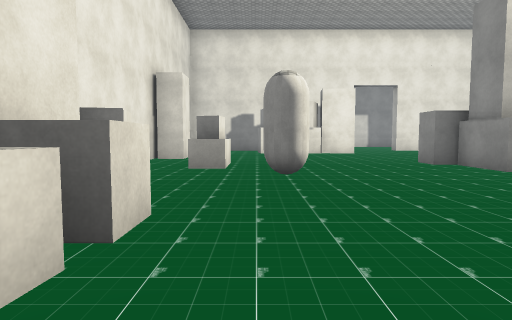
view 1 (above)

19 first-person views from a walk through a scene from a Unity 3-D project. The camera is 1.3 m above the floor, tilts 4° down and sees 75° across. Doors are open. The floor is counted in squares, 2 m on a side. Each view is taken from the middle of a square. On the plan, view 1 faces up. The plan holds only what a view shows up to about 10 squares ahead; the rest is blank. The place goes on beyond the plan. Some surface patterns are stand-ins.

view 2
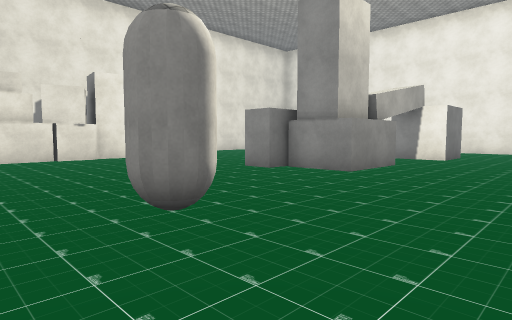

view 3
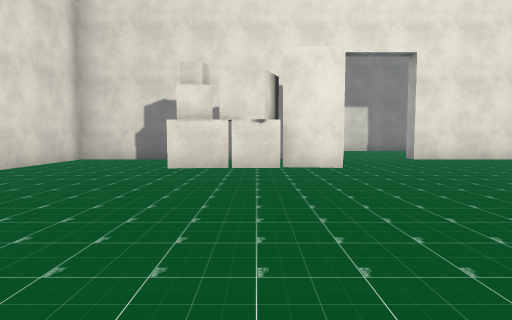

view 4
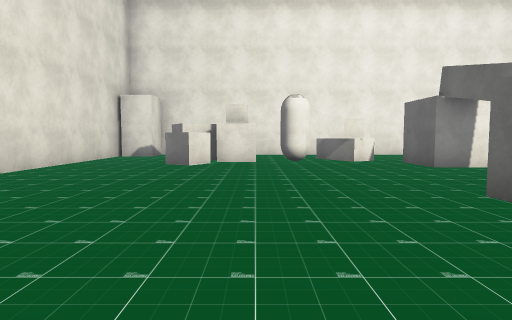

view 5
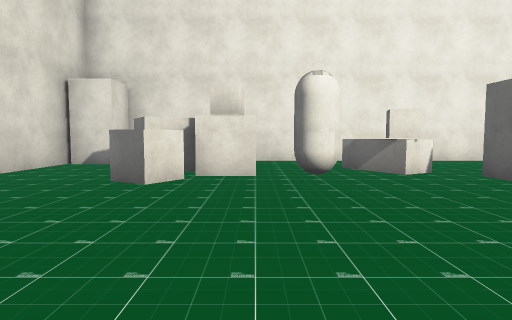

view 6
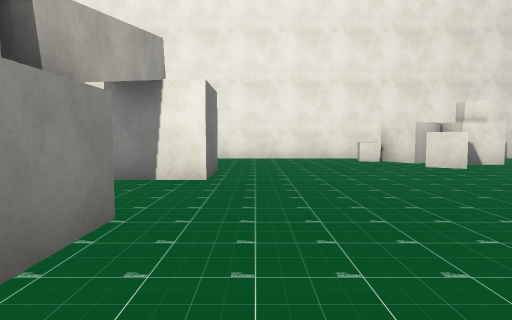

view 7
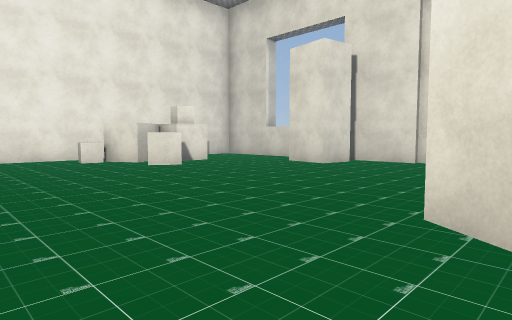

view 8
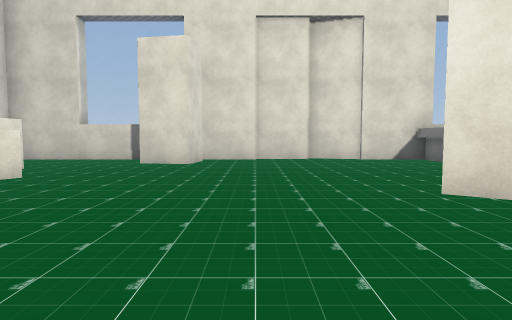

view 9
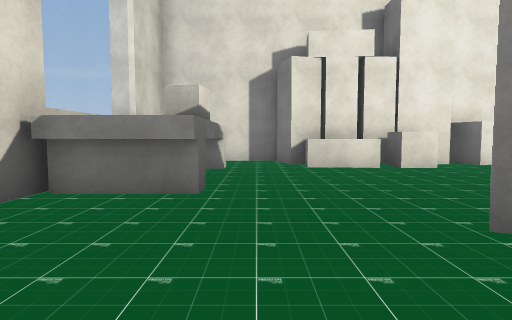

view 10
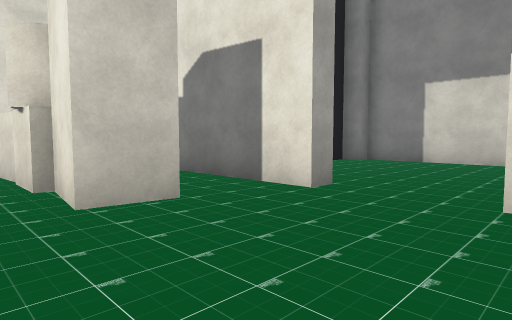

view 11
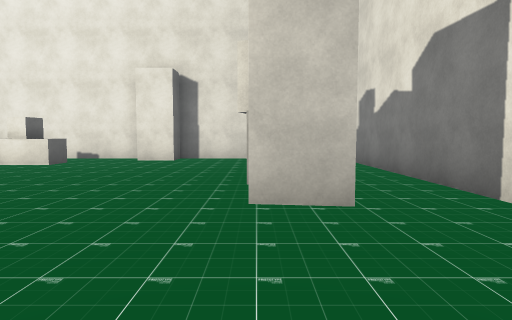

view 12
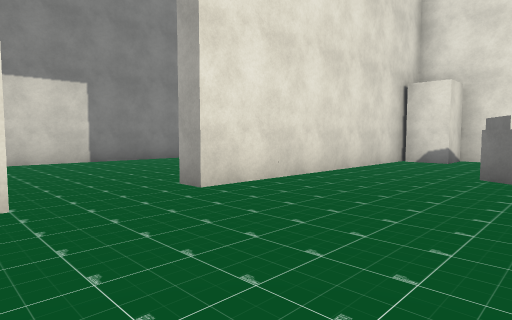

view 13
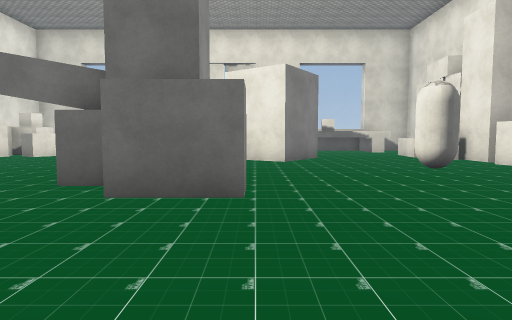

view 14
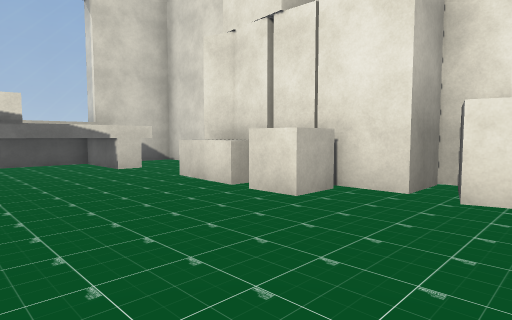

view 15
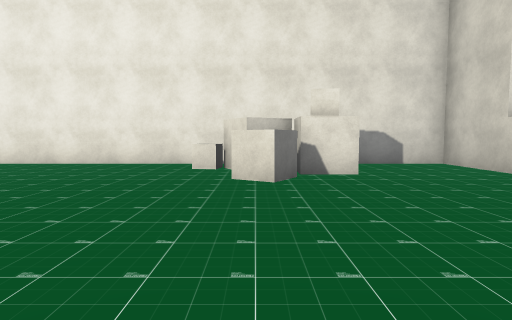

view 16
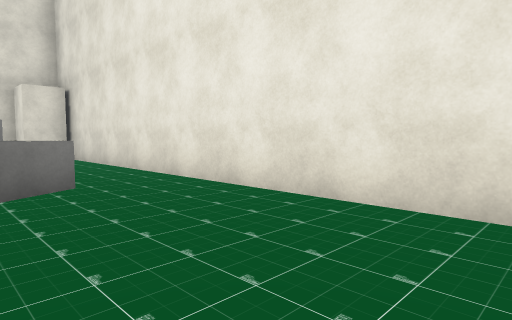

view 17
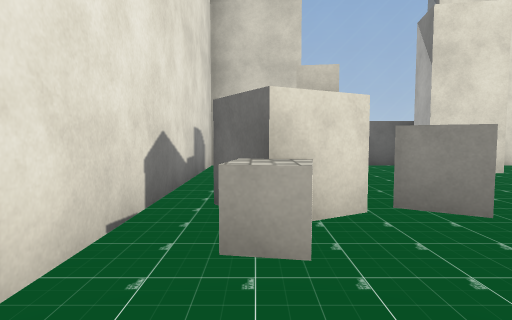

view 18
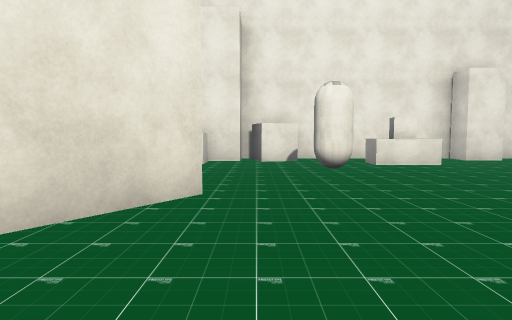

view 19
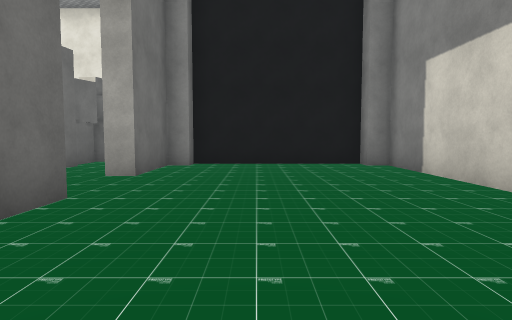

### Floor plan
Ten units are one square. View 1 is at (0, 0); x grows to the right and y downward. Boxes are objects, and circles mark ways between rooms. Rooms are numbered by the first view taken in them; rooms with no view inside come last. Other rooms are left out.
<svg viewBox="-35 -215 180 260">
<path fill="none" stroke="#000" d="M68 -61 46 -61 46 -77 41 -77 41 -85 56 -85M60 -76 66 -76M105 -57 90 -57 90 -72 105 -72M38 -6 21 -18 32 -34 49 -22M112 -88 120 -92M124 -86 115 -81M22 16 22 35 40 35M-9 -16 -11 0M84 30 86 19 99 21M55 35 140 35 140 -149M40 36 55 40M-20 -6 -18 2 -28 4M39 -140 38 -129 25 -131M26 -141 31 -140M-16 16 25 16 25 34M-30 4 -30 35 10 35M35 -155 -30 -155 -30 -108 -21 -108 -21 -98 -30 -98 -30 -36 -19 -36 -19 -6 -24 -6M132 -155 65 -155M92 -210 25 -210M65 -155 65 -160 75 -160M25 -160 45 -160 45 -155M20 -205 20 -165M45 -155 35 -155"/>
<rect x="-25" y="-55" width="10" height="20" fill="#bbb"><title>cube</title></rect>
<rect x="-15" y="-25" width="10" height="10" fill="#bbb"><title>cube</title></rect>
<rect x="-15" y="-85" width="10" height="20" fill="#bbb"><title>cube</title></rect>
<rect x="-5" y="-65" width="20" height="20" fill="#bbb"><title>capsule</title></rect>
<rect x="-5" y="-145" width="20" height="20" fill="#bbb"><title>block</title></rect>
<rect x="5" y="-135" width="10" height="10" fill="#bbb"><title>cube</title></rect>
<rect x="15" y="-145" width="10" height="20" fill="#bbb"><title>cube</title></rect>
<rect x="95" y="-105" width="20" height="10" fill="#bbb"><title>capsule</title></rect>
<rect x="95" y="-135" width="10" height="20" fill="#bbb"><title>cube</title></rect>
<rect x="105" y="-15" width="20" height="10" fill="#bbb"><title>cube</title></rect>
<rect x="105" y="-85" width="10" height="10" fill="#bbb"><title>cube</title></rect>
<rect x="105" y="-125" width="10" height="20" fill="#bbb"><title>cube</title></rect>
<rect x="105" y="-135" width="20" height="10" fill="#bbb"><title>cube</title></rect>
<rect x="115" y="-5" width="10" height="10" fill="#bbb"><title>cube</title></rect>
<rect x="125" y="-15" width="10" height="10" fill="#bbb"><title>cube</title></rect>
<rect x="125" y="-25" width="10" height="10" fill="#bbb"><title>cube</title></rect>
<rect x="125" y="-155" width="10" height="10" fill="#bbb"><title>block</title></rect>
<circle cx="30" cy="-150" r="3" fill="#2a7"/>
<circle cx="45" cy="-140" r="3" fill="#2a7"/>
<circle cx="65" cy="-145" r="3" fill="#2a7"/>
<circle cx="50" cy="-160" r="3" fill="#2a7"/>
<text x="60" y="-50">1</text>
<text x="110" y="-180">2</text>
<text x="40" y="-150">3</text>
</svg>
Room 1 opens to room 3. Room 2 opens to room 3.

Where each view was taken, in squares from view 1:
view 1: 0 up, 0 right, facing up
view 2: 3 up, 1 left, facing up-right
view 3: 6 up, 2 right, facing up
view 4: 11 up, 2 right, facing right
view 5: 11 up, 5 right, facing right
view 6: 5 up, 4 right, facing right
view 7: 5 up, 4 right, facing down-right
view 8: 6 up, 7 right, facing down
view 9: 1 down, 6 right, facing left
view 10: 12 up, 7 right, facing up-left
view 11: 13 up, 7 right, facing left
view 12: 12 up, 4 right, facing up-right
view 13: 12 up, 4 right, facing down
view 14: 5 up, 2 right, facing down-left
view 15: 1 up, 6 right, facing right
view 16: 4 up, 11 right, facing up-right
view 17: 4 up, 13 right, facing down
view 18: 4 up, 7 right, facing left
view 19: 18 up, 10 right, facing left
